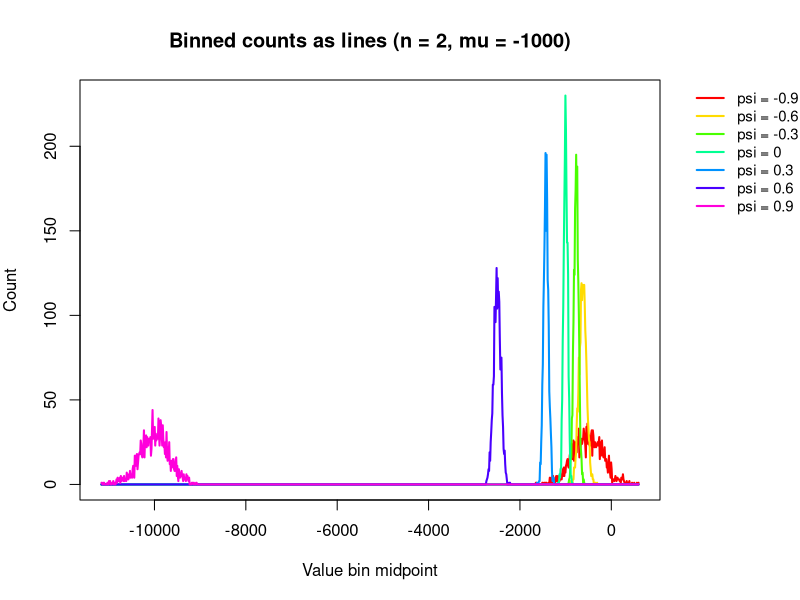
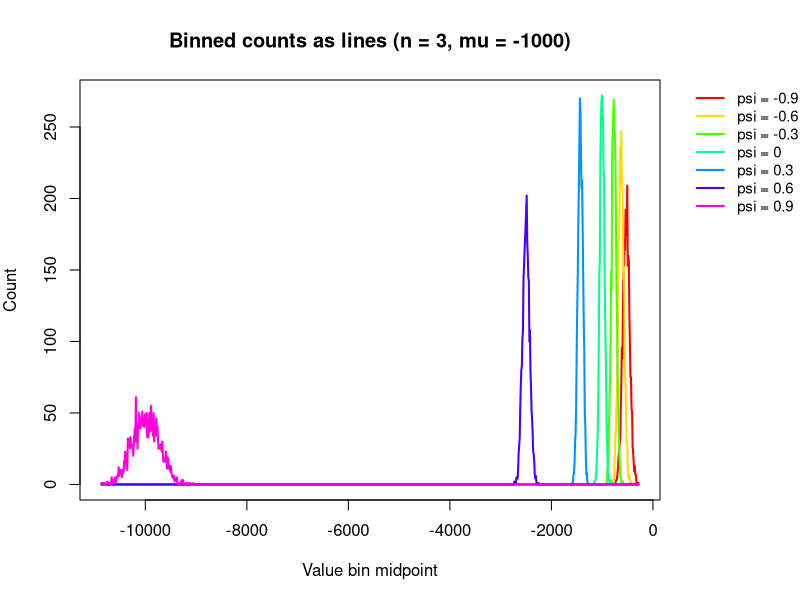
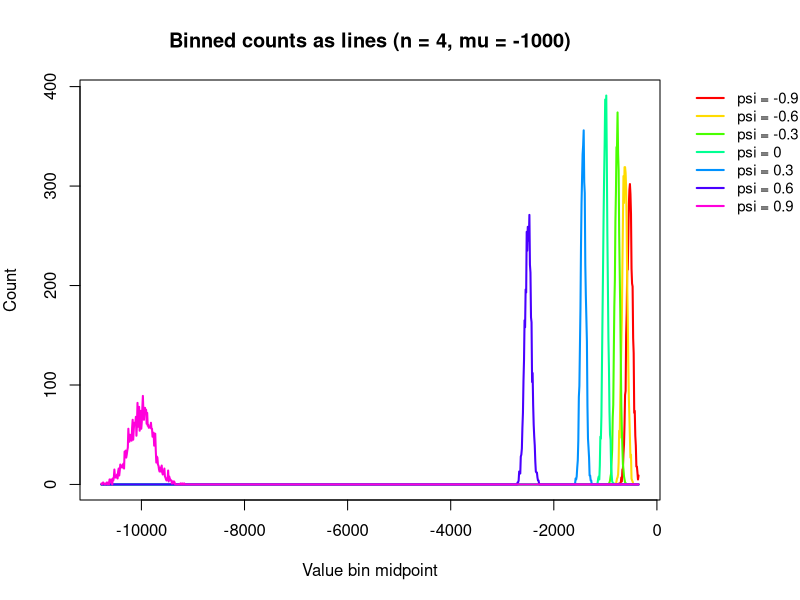
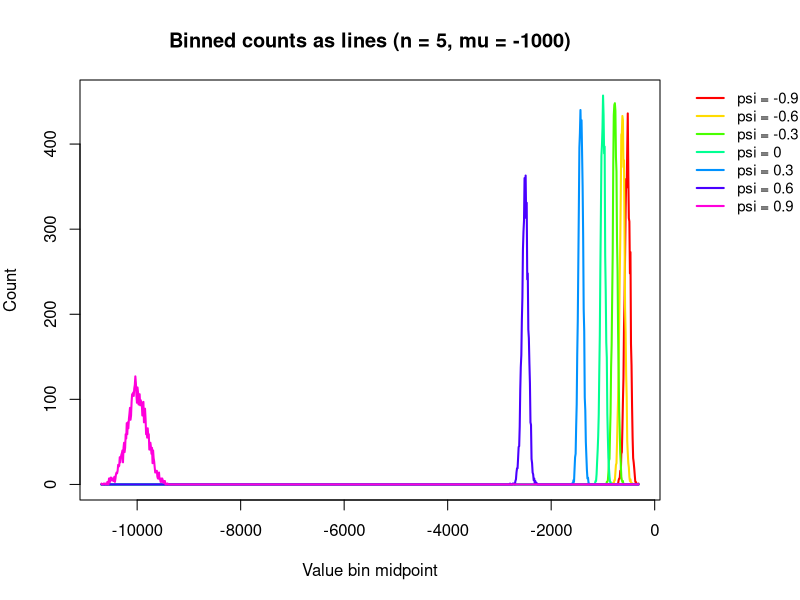
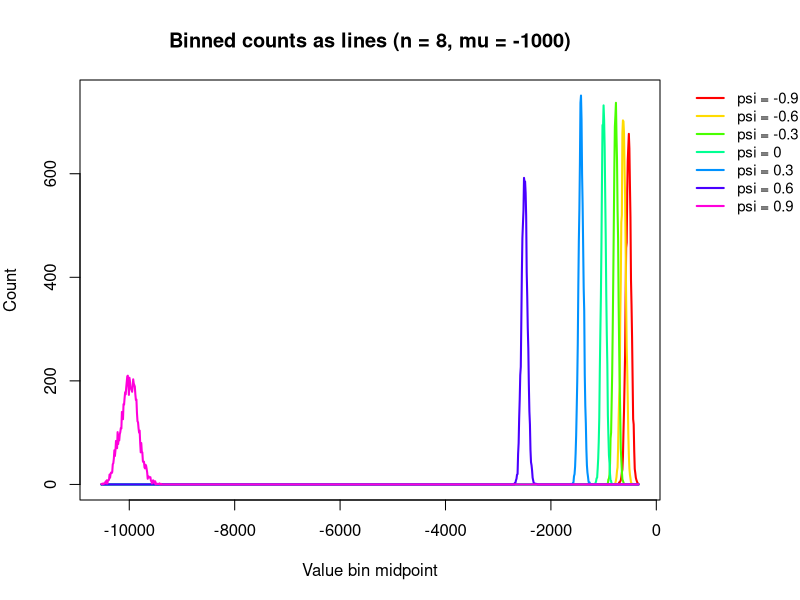
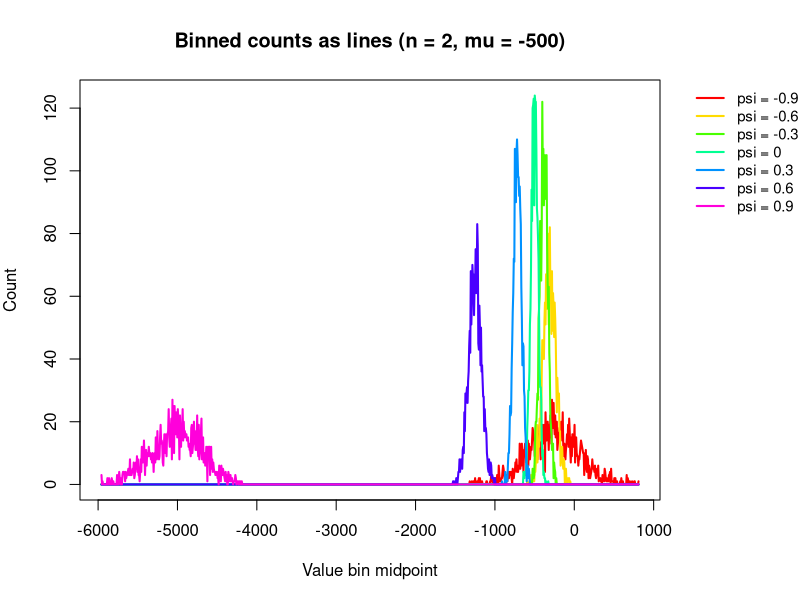
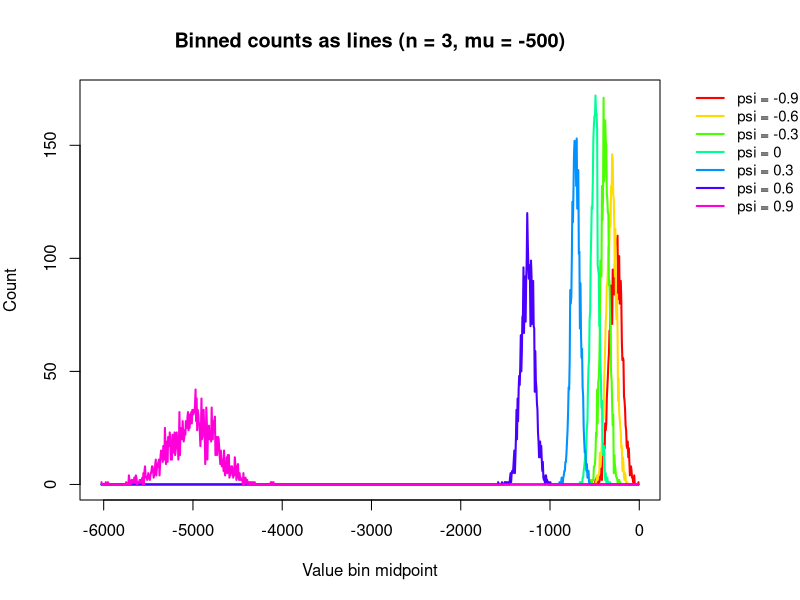
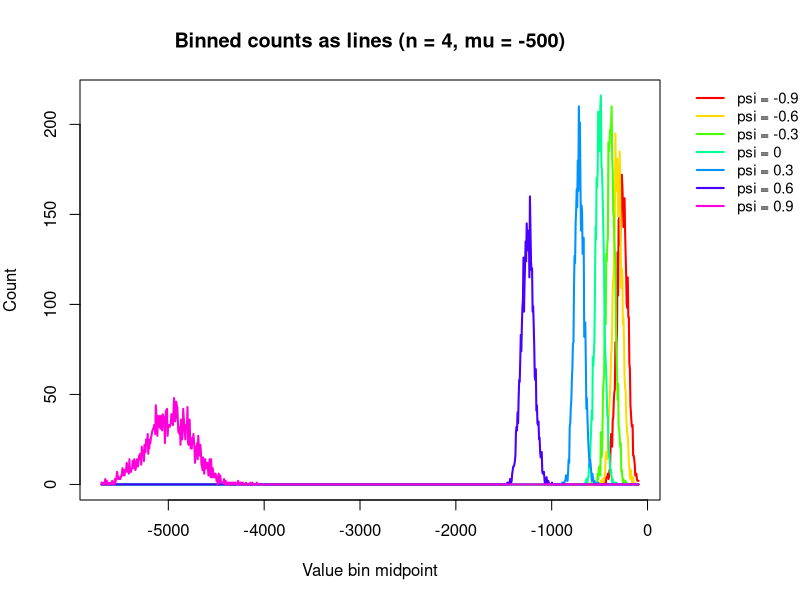

Generate these figures, in order, with R: (Note: this script raises an error after producing the figures.)
# -------------------------------
# Simulation + plotting scaffold
# -------------------------------

set.seed(123)

# ---- Parameters you control ----
n_vals   <- c(2, 3, 4, 5, 8)                 # sweep over these n
psi_vals <- c(-0.9, -0.6, -0.3, 0, 0.3, 0.6, 0.9)  # sweep over these psi
n_reps   <- 1000                              # repetitions per (n, psi)
mus      <- c(-1000, -500, -100, -10, 0, 10, 100, 500, 1000) # Normal mean
sigma    <- sqrt(2000)                        # Normal sd

# Where to save plots
save_png   <- TRUE
output_dir <- "computed_plots"
if (save_png && !dir.exists(output_dir)) dir.create(output_dir, recursive = TRUE)

# ---- YOUR computation goes here ----
# Must return a numeric vector of length n given the n sampled points and psi.
compute_fn <- function(n, x, psi) {
  num   <- (n - 1) * (1 - psi) * x + psi * sum(x)
  denom <- (n - 1 + psi) * (1 - psi)
  if (abs(denom) < .Machine$double.eps^0.5) return(rep(NA_real_, n))
  (num / denom)
}

# ---- Colors for psi ----
colors <- rainbow(length(psi_vals))
names(colors) <- as.character(psi_vals)

for (mu in mus) {
  # ---- Loop over n ----
  for (n in n_vals) {
    # Collect all computed values per psi
    all_vals_list <- vector("list", length(psi_vals))
    names(all_vals_list) <- as.character(psi_vals)
    
    for (p in seq_along(psi_vals)) {
      psi <- psi_vals[p]
      vals_all <- numeric(n_reps * n)
      idx <- 1L
      for (rep_i in seq_len(n_reps)) {
        x <- rnorm(n, mu, sigma)
        vals <- compute_fn(n, x, psi)     # length n
        vals_all[idx:(idx + n - 1L)] <- vals
        idx <- idx + n
      }
      all_vals_list[[p]] <- vals_all
    }
    
    # Determine common breaks across all psi for this n
    all_vals_combined <- unlist(all_vals_list, use.names = FALSE)
    num_bins <- 1000
    breaks <- seq(min(all_vals_combined), max(all_vals_combined), length.out = num_bins + 1)
    bin_mids <- 0.5 * (head(breaks, -1) + tail(breaks, -1))
    
    # Open PNG if saving
    if (save_png) {
      png(file.path(output_dir, sprintf("binned_lines_n_%d_mu_%d.png", n, mu)),
          width = 900, height = 650, res = 120)
    }
    
    # Expand right margin and allow drawing outside plot for legend
    op <- par(mar = c(5, 4, 4, 7), xpd = TRUE)
    
    # First pass: compute ylim from all psi (counts)
    ylim_max <- 0
    for (p in seq_along(psi_vals)) {
      h <- hist(all_vals_list[[p]], breaks = breaks, plot = FALSE)
      ylim_max <- max(ylim_max, h$counts)
    }
    
    # Empty plot with correct limits
    plot(NA, xlim = range(bin_mids), ylim = c(0, ylim_max),
         xlab = "Value bin midpoint",
         ylab = "Count",
         main = sprintf("Binned counts as lines (n = %d, mu = %d)", n, mu))
    
    # Add only lines for each psi
    for (p in seq_along(psi_vals)) {
      h <- hist(all_vals_list[[p]], breaks = breaks, plot = FALSE)
      lines(bin_mids, h$counts, lwd = 2, col = colors[p])
    }
    
    # Legend just outside the top-right of plotting area
    legend("topright", inset = c(-0.25, 0), bty = "n",
           legend = paste("psi =", psi_vals),
           col = colors, lty = 1, lwd = 2, cex = 0.9)
    
    # Reset par and close device if needed
    par(op)
    if (save_png) dev.off()
  }
}
